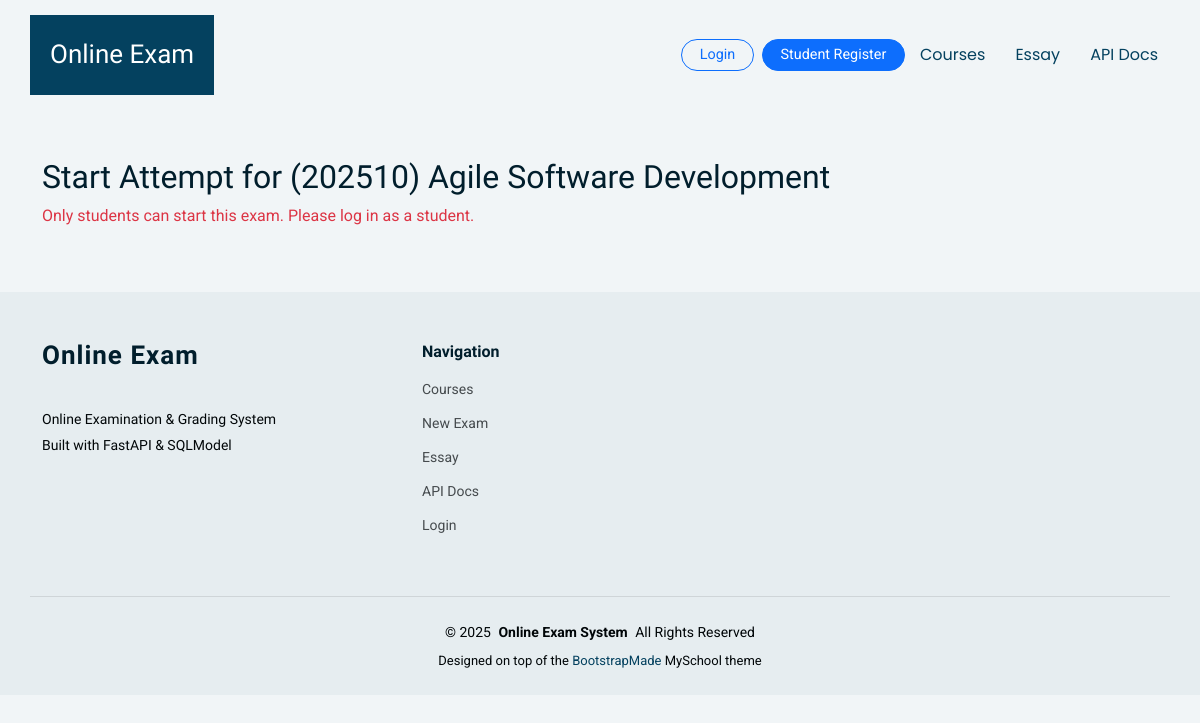
Before: /essay/1/start with the older database file.
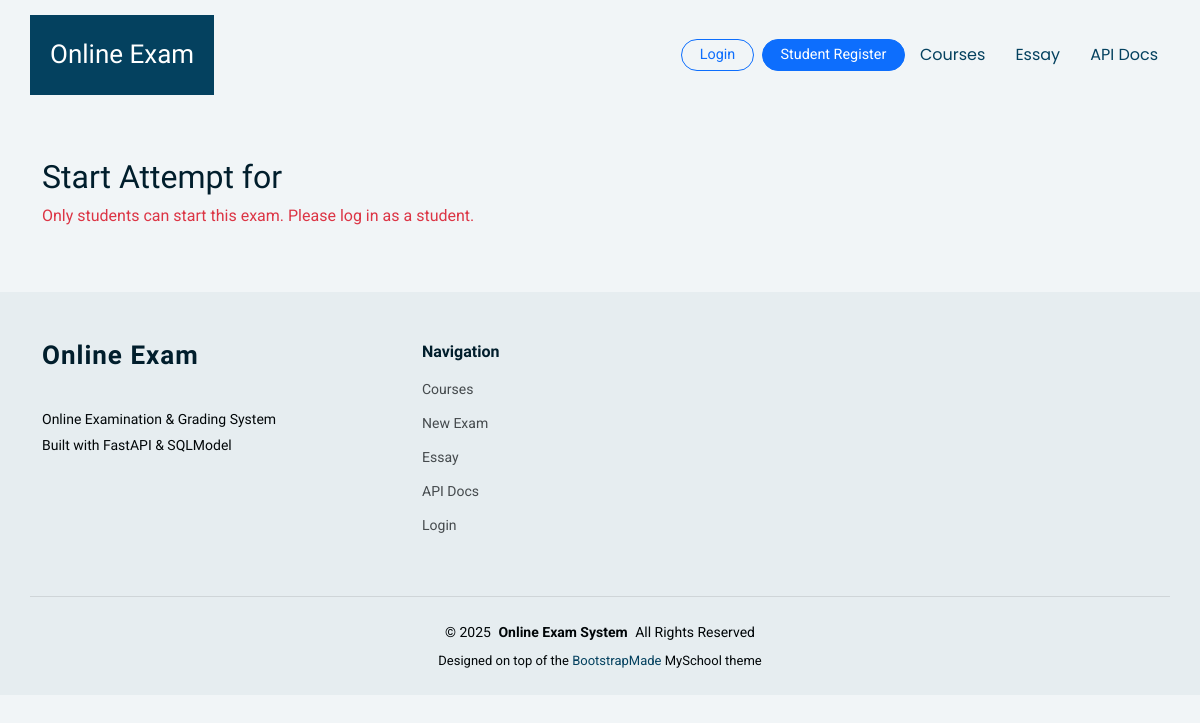
After: the same page with the newer database file.
### app/models.py (models this page shows)
class Exam(SQLModel, table=True):
    id: Optional[int] = Field(default=None, primary_key=True)
    title: str
    subject: str
    duration_minutes: int
    start_time: Optional[datetime] = None
    end_time: Optional[datetime] = None
    course_id: Optional[int] = Field(default=None, foreign_key="course.id")
    instructions: Optional[str] = None
    status: str = Field(default="draft")
    created_at: datetime = Field(default_factory=datetime.utcnow)
    updated_at: datetime = Field(default_factory=datetime.utcnow)

### app/routers/essay_ui.py (the view)
@router.get("/essay/{exam_id}/start")
def start_form(
    exam_id: int,
    request: Request,
    session: Session = Depends(get_session),
    current_user: User | None = Depends(get_current_user),
    already: str | None = Query(None),
    no_student: str | None = Query(None),
):
    exam = session.get(Exam, exam_id)
    return templates.TemplateResponse(
        "essay/start.html",
        {"request": request, "exam": exam, "current_user": current_user, "already": already, "no_student": no_student},
    )

### app/templates/essay/start.html (shortened to what this page needs)
{% extends "base.html" %}
{% block content %}
<div class="container py-5">
  <h2>Start Attempt for {{ exam.title }}</h2>
  <form method="post">
    {%- if current_user and current_user.role == 'student' -%}
    <div class="mb-3">
      <p class="text-muted">You are starting this exam as a student.</p>
    </div>
    <button class="btn btn-primary">Start Attempt</button>
    {%- else -%}
    <div class="mb-3">
      <p class="text-danger">Only students can start this exam. Please log in as a student.</p>
    </div>
    {%- endif -%}
  </form>
</div>
{% endblock %}

Changed rows visible on the page:
removed Exam: title "(202510) Agile Software Development"
